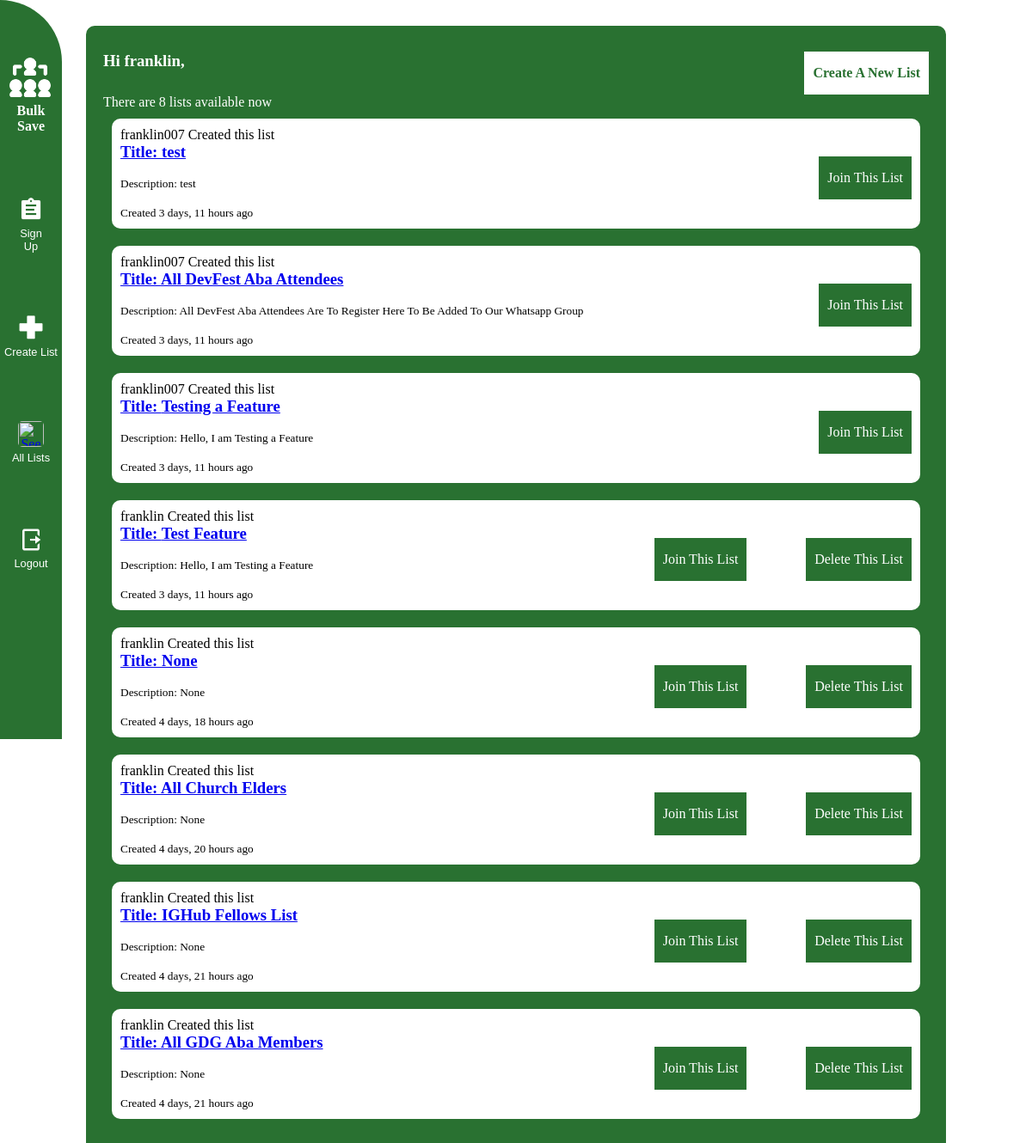
The page /allavailablelists/ (signed in) on the database its author committed.
### bulkSaveApp/models.py (models this page shows, shortened)
class StartList(models.Model):
    user = models.ForeignKey(User, null=True, on_delete=models.CASCADE)
    Signature = models.CharField(max_length=200)
    Title = models.CharField(max_length=2000, blank=True, null=True)
    Description = models.CharField(max_length=5000, blank=True, null=True)
    Access = models.CharField(max_length=200)
    created_at = models.DateTimeField(auto_now_add=True)
    edited_at = models.DateTimeField(auto_now=True, null=True, blank=True)
    class Meta:
        ordering = ['-edited_at', '-created_at']

### bulkSaveApp/views.py (the view)
# urls.py: path('allavailablelists/', views.AllAvailableLists, name='AllAvailableLists'),
def AllAvailableLists(request):
    allLists = StartList.objects.all().order_by('-created_at')
    numoflists = allLists.count()
    if request.user.is_authenticated:
        pass
    else:
        return redirect('Loginpage')
    context = {'allLists': allLists, 'numoflists':numoflists}
    return render(request, 'bulkSaveApp/allavailablelists.html', context)

### bulkSaveApp/Template/bulkSaveApp/allavailablelists.html (shortened to what this page needs)
{% extends 'general.html' %}
{%load static%}
{% block content %}
<html lang="en">
<head>
    <link rel="stylesheet" href="{% static 'style/alllist.css' %}" />
</head>
<body>
    <div class="main">
        <div class="introsection">
            <div>
                {% if user.is_authenticated %}
                <h3 class="specialtext">Hi {{request.user}},</h3><br />
                {% endif %}
            </div>
            <div>
                <a href="{% url 'StartListPage' %}"><button class="createlistbtn">Create A New List</button></a>
            </div>
        </div>
        {% if numoflists > 0 %}
        <p class="specialtext">There are {{numoflists}} lists available now</p>
        {% else %}
        <p>There are 0 lists available now</p>
        {% endif %}
        {% for allLists in allLists %}
        <div class="mainlistsection">
            <div class="mainlistsectioninner">
                <div class="listdetails">
                    <p>{{ allLists.user }} Created this list</p>
                    <a href="/listdetails/{{ allLists.Signature }}/">
                        <h3> Title: {{ allLists.Title }}</h3>
                    </a><br />
                    <small> Description: {{ allLists.Description }}</small><br /><br />
                    <small> Created {{ allLists.created_at | timesince }} ago</small><br />
                </div>
                <div>
                    <a href="/collectdata/{{ allLists.Signature }}/"><button>Join This List</button></a>
                </div>
                {% if request.user == allLists.user %}
                <a href="/deletelist/{{ allLists.Signature }}/"><button>Delete This List</button></a>
                {% endif %}
            </div>
        </div>
        {% endfor %}
    </div>
</body>
</html>
{% endblock content %}

### bulkSaveApp/Template/general.html (shortened to what this page needs)
{%load static%}
<html lang="en">
<head>
    <link rel="stylesheet" href="{% static 'style/general.css' %}" />
</head>
<body>
    {% include 'navbar.html' %} {% block content %} {% endblock content %}
</body>
</html>

### bulkSaveApp/Template/navbar.html
{%load static%}
<div class="sidebar">
    <div>
        <a href={% url 'AllAvailableLists' %}>
            <img title="BulkSave" class="logo" src={% static 'images/logo.png' %} />
            <h4 class="logotext">Bulk<br />Save</h4>
        </a><br />
        <div class="sidebarimages">
            <a href={% url 'AllAvailableLists' %}>
                <img title="Dashboard" src={% static 'images/dashboard.png' %} />
                <p>Sign<br />Up</p>
            </a><br />
            <a href={% url 'StartListPage' %}>
                <img title="Create A List" src={% static 'images/plus.png' %} />
                <p>Create List</p>
            </a><br />
            <a href={% url 'AllAvailableLists' %}>
                <img title="See All Lists" src={% static 'images/members.png' %} />
                <p>All Lists</p>
            </a><br />
            {% if user.is_authenticated %}
            <a href={% url 'logoutUser' %}>
                <img title="Logout" src={% static 'images/logout.png' %} />
                <p>Logout</p>
            </a><br />
            {% endif %}
        </div>
    </div>
</div>

### static/style/general.css (style rules this page uses)
* { padding: 0; margin: 0; font-family: tahoma; }
body { background-color: whitesmoke; }
.sidebar { width: 6%; height: 100vh; position: fixed; top: 0; background-color: #297131; border-top-right-radius: 250px; color: whitesmoke; font-family: 'Trebuchet MS', 'Lucida Sans Unicode', 'Lucida Grande', 'Lucida Sans', Arial, sans-serif; font-size: 1rem; text-align: center; padding-top: 60px; overflow: hidden; }
.sidebar p { font-family: 'Trebuchet MS', 'Lucida Sans Unicode', 'Lucida Grande', 'Lucida Sans', Arial, sans-serif; font-size: 2rem; }
.logo { width: 50px; text-align: center; margin-bottom: auto; cursor: pointer; padding: 5px; border-radius: 10px; }
.logotext { color: white; margin-bottom: 0px; }
.sidebarimages { margin-top: 50px; }
.specialtext { color: white; }
.sidebarimages img { width: 30px; cursor: pointer; padding: 5px; border-radius: 10px; }
.sidebar p { color: white; font-size: 0.8rem; margin-bottom: 50px; text-decoration: none }
.sidebar a { text-decoration: none }

### static/style/alllist.css (style rules this page uses)
* { margin: 0; padding: 0; font-family: tahoma; }
body { background-color: white; }
.createlistbtn { background-color: white; color: #297131; font-weight: bold; }
.specialtext { color: white; }
.main { width: 80%; padding: 20px; margin: auto; background-color: #297131; border-radius: 10px; margin: 30px auto; }
button { height: 50px; background-color: #297131; border: none; font-size: 1rem; cursor: pointer; margin-top: 10px; color: white; padding: 10px; }
.mainlistsection { background-color: white; padding: 10px; margin: 10px; border-radius: 10px; margin-bottom: 20px; }
.mainlistsectioninner { display: flex; justify-content: space-between; align-items: center; }
.listdetails { width: 60%; }
.introsection { display: flex; align-items: center; justify-content: space-between; }

### rows shown on the page
StartList: user "franklin007", Title "test", Description "test", created_at "3 days, 11 hours"
StartList: user "franklin007", Title "All DevFest Aba Attendees", Description "All DevFest Aba Attendees Are To Register Here To Be Added To Our Whatsapp Group", created_at "3 days, 11 hours"
StartList: user "franklin007", Title "Testing a Feature", Description "Hello, I am Testing a Feature", created_at "3 days, 11 hours"
StartList: user "franklin", Title "Test Feature", Description "Hello, I am Testing a Feature", created_at "3 days, 11 hours"
StartList: user "franklin", Title "None", Description "None", created_at "4 days, 18 hours"
StartList: user "franklin", Title "All Church Elders", Description "None", created_at "4 days, 20 hours"
StartList: user "franklin", Title "IGHub Fellows List", Description "None", created_at "4 days, 21 hours"
StartList: user "franklin", Title "All GDG Aba Members", Description "None", created_at "4 days, 21 hours"

### other values the page prints
{{ request.user }} "franklin"
{{ numoflists }} "8"
